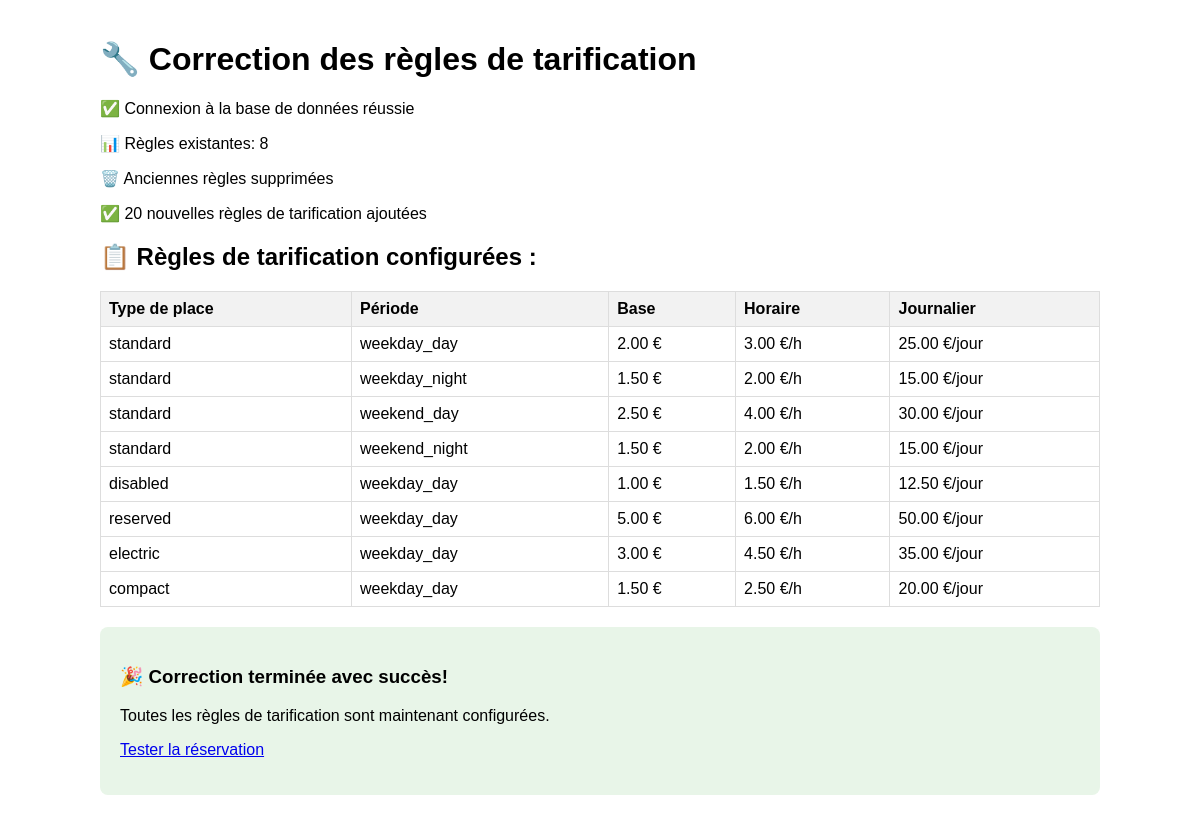
/public/fix-pricing.php, run on an earlier commit of the app's database.
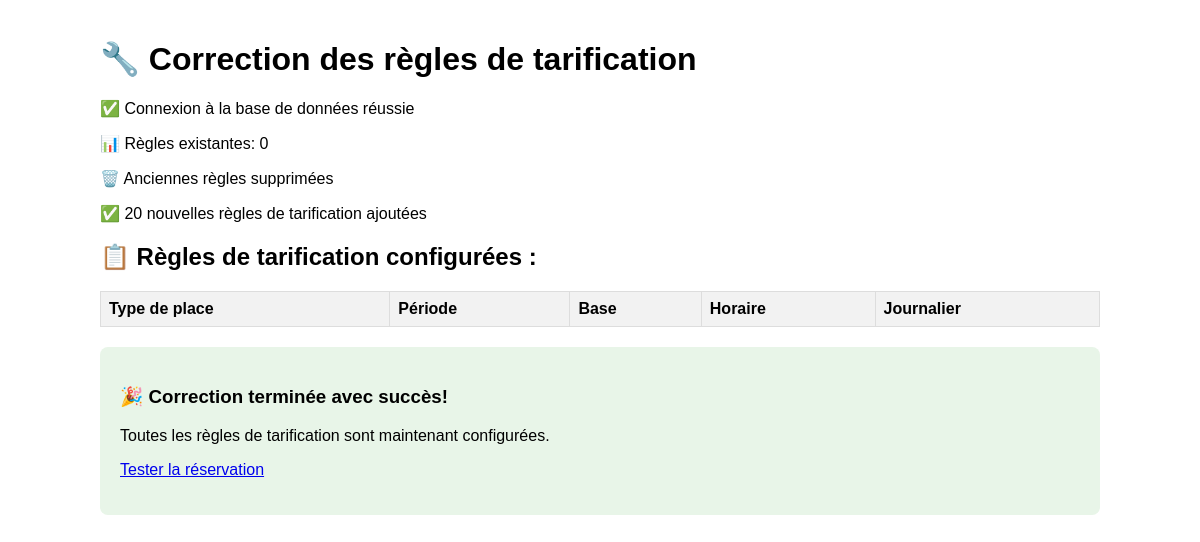
And on a later commit of the database.
### tables this page shows
CREATE TABLE IF NOT EXISTS pricing_rules (
    pricing_id INT AUTO_INCREMENT PRIMARY KEY,
    rule_name VARCHAR(100) NOT NULL,
    spot_type ENUM('standard', 'disabled', 'reserved', 'electric', 'compact') DEFAULT 'standard',
    time_period ENUM('weekday_day', 'weekday_night', 'weekend_day', 'weekend_night', 'holiday') NOT NULL,
    start_time TIME NOT NULL,
    end_time TIME NOT NULL,
    base_price DECIMAL(8,2) NOT NULL,
    hourly_rate DECIMAL(8,2) NOT NULL,
    daily_rate DECIMAL(8,2) DEFAULT NULL,
    max_duration_hours INT DEFAULT 24,
    is_active BOOLEAN DEFAULT TRUE,
    created_at TIMESTAMP DEFAULT CURRENT_TIMESTAMP,
    updated_at TIMESTAMP DEFAULT CURRENT_TIMESTAMP ON UPDATE CURRENT_TIMESTAMP
);

### public/fix-pricing.php (the view, shortened to what this page needs)
<?php
echo "<h1>🔧 Correction des règles de tarification</h1>";
try {
    $pdo = new PDO('mysql:host=localhost;dbname=parking_management_system', 'root', '');
    $pdo->setAttribute(PDO::ATTR_ERRMODE, PDO::ERRMODE_EXCEPTION);
    echo "<p>✅ Connexion à la base de données réussie</p>";
    $stmt = $pdo->query("SELECT COUNT(*) as count FROM pricing_rules WHERE is_active = 1");
    $currentRules = $stmt->fetch()['count'];
    echo "<p>📊 Règles existantes: $currentRules</p>";
    $pdo->exec("DELETE FROM pricing_rules");
    echo "<p>🗑️ Anciennes règles supprimées</p>";
    $rules = [
        ['Standard Jour Semaine', 'standard', 'weekday_day', '06:00:00', '18:00:00', 2.00, 3.00, 25.00, 12],
        ['Standard Nuit Semaine', 'standard', 'weekday_night', '18:00:00', '06:00:00', 1.50, 2.00, 15.00, 12],
        ['Standard Jour Weekend', 'standard', 'weekend_day', '06:00:00', '20:00:00', 2.50, 4.00, 30.00, 24],
        ['Standard Nuit Weekend', 'standard', 'weekend_night', '20:00:00', '06:00:00', 1.50, 2.00, 15.00, 12],
        ['PMR Jour Semaine', 'disabled', 'weekday_day', '06:00:00', '18:00:00', 1.00, 1.50, 12.50, 12],
        ['PMR Nuit Semaine', 'disabled', 'weekday_night', '18:00:00', '06:00:00', 0.50, 1.00, 8.00, 12],
        ['PMR Jour Weekend', 'disabled', 'weekend_day', '06:00:00', '20:00:00', 1.50, 2.00, 15.00, 24],
        ['PMR Nuit Weekend', 'disabled', 'weekend_night', '20:00:00', '06:00:00', 0.50, 1.00, 8.00, 12],
        ['Électrique Jour Semaine', 'electric', 'weekday_day', '06:00:00', '18:00:00', 3.00, 4.50, 35.00, 8],
        ['Électrique Nuit Semaine', 'electric', 'weekday_night', '18:00:00', '06:00:00', 2.50, 3.50, 25.00, 12],
        ['Électrique Jour Weekend', 'electric', 'weekend_day', '06:00:00', '20:00:00', 3.50, 5.00, 40.00, 8],
        ['Électrique Nuit Weekend', 'electric', 'weekend_night', '20:00:00', '06:00:00', 2.50, 3.50, 25.00, 12],
        ['Réservée Jour Semaine', 'reserved', 'weekday_day', '06:00:00', '18:00:00', 5.00, 6.00, 50.00, 24],
        ['Réservée Nuit Semaine', 'reserved', 'weekday_night', '18:00:00', '06:00:00', 4.00, 5.00, 40.00, 24],
        ['Réservée Jour Weekend', 'reserved', 'weekend_day', '06:00:00', '20:00:00', 6.00, 7.00, 60.00, 24],
        ['Réservée Nuit Weekend', 'reserved', 'weekend_night', '20:00:00', '06:00:00', 4.00, 5.00, 40.00, 24],
        ['Compact Jour Semaine', 'compact', 'weekday_day', '06:00:00', '18:00:00', 1.50, 2.50, 20.00, 12],
        ['Compact Nuit Semaine', 'compact', 'weekday_night', '18:00:00', '06:00:00', 1.00, 1.50, 12.00, 12],
        ['Compact Jour Weekend', 'compact', 'weekend_day', '06:00:00', '20:00:00', 2.00, 3.00, 25.00, 24],
        ['Compact Nuit Weekend', 'compact', 'weekend_night', '20:00:00', '06:00:00', 1.00, 1.50, 12.00, 12]
    ];
    $inserted = 0;
    foreach ($rules as $rule) {
        $inserted++;
    }
    echo "<p>✅ $inserted nouvelles règles de tarification ajoutées</p>";
    $stmt = $pdo->query("
        SELECT spot_type, time_period, base_price, hourly_rate, daily_rate
        FROM pricing_rules
        WHERE is_active = 1
        ORDER BY spot_type, time_period
    ");
    $allRules = $stmt->fetchAll();
    echo "<h2>📋 Règles de tarification configurées :</h2>";
    echo "<table border='1' style='border-collapse: collapse; width: 100%;'>";
    echo "<tr style='background: #f0f0f0;'>";
    echo "<th>Type de place</th><th>Période</th><th>Base</th><th>Horaire</th><th>Journalier</th>";
    echo "</tr>";
    foreach ($allRules as $rule) {
        echo "<tr>";
        echo "<td>{$rule['spot_type']}</td>";
        echo "<td>{$rule['time_period']}</td>";
        echo "<td>{$rule['base_price']} €</td>";
        echo "<td>{$rule['hourly_rate']} €/h</td>";
        echo "<td>{$rule['daily_rate']} €/jour</td>";
        echo "</tr>";
    }
    echo "</table>";
    echo "<div style='background: #e8f5e8; padding: 20px; border-radius: 8px; margin: 20px 0;'>";
    echo "<h3>🎉 Correction terminée avec succès!</h3>";
    echo "<p>Toutes les règles de tarification sont maintenant configurées.</p>";
    echo "<p><a href='reservation.php'>Tester la réservation</a></p>";
    echo "</div>";
} catch (Exception $e) {
    echo "<div style='background: #fee; padding: 15px; border-radius: 8px;'>";
    echo "<h2>❌ Erreur</h2>";
    echo "<p>" . htmlspecialchars($e->getMessage()) . "</p>";
    echo "</div>";
}
?>

What changed in the data, as far as the page shows it:
removed pricing_rules: spot_type "standard", time_period "weekday_day", base_price "2.00", hourly_rate "3.00", daily_rate "25.00"
removed pricing_rules: spot_type "standard", time_period "weekday_night", base_price "1.50", hourly_rate "2.00", daily_rate "15.00"
removed pricing_rules: spot_type "standard", time_period "weekend_day", base_price "2.50", hourly_rate "4.00", daily_rate "30.00"
removed pricing_rules: spot_type "standard", time_period "weekend_night", base_price "1.50", hourly_rate "2.00", daily_rate "15.00"
removed pricing_rules: spot_type "disabled", time_period "weekday_day", base_price "1.00", hourly_rate "1.50", daily_rate "12.50"
removed pricing_rules: spot_type "reserved", time_period "weekday_day", base_price "5.00", hourly_rate "6.00", daily_rate "50.00"
removed pricing_rules: spot_type "electric", time_period "weekday_day", base_price "3.00", hourly_rate "4.50", daily_rate "35.00"
removed pricing_rules: spot_type "compact", time_period "weekday_day", base_price "1.50", hourly_rate "2.50", daily_rate "20.00"
Also different on the page:
$currentRules: "8" → "0"
